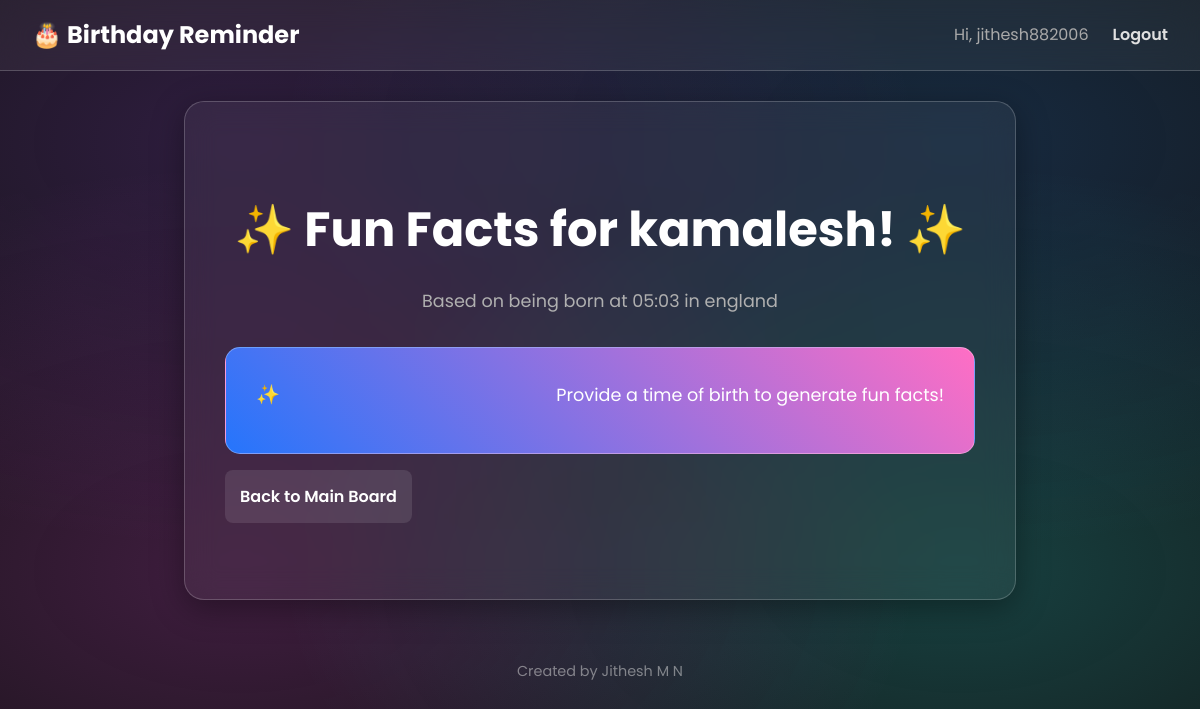
Screenshot of /fun-facts/3 (signed in) with the database file from the repository.
### app.py (models this page shows)
class User(UserMixin, db.Model):
    id = db.Column(db.Integer, primary_key=True)
    email = db.Column(db.String(100), unique=True, nullable=False)
    password = db.Column(db.String(200), nullable=False)
    birthdays = db.relationship('Birthday', backref='creator', lazy=True)

class Birthday(db.Model):
    id = db.Column(db.Integer, primary_key=True)
    name = db.Column(db.String(200), nullable=False)
    dob = db.Column(db.Date, nullable=False)
    tob = db.Column(db.String(50), nullable=True)
    pob = db.Column(db.String(200), nullable=True)
    notes = db.Column(db.Text, nullable=True)
    latitude = db.Column(db.Float, nullable=True)
    longitude = db.Column(db.Float, nullable=True)
    user_id = db.Column(db.Integer, db.ForeignKey('user.id'), nullable=False)

### app.py (the view)
@app.route('/fun-facts/<int:id>')
@login_required
def fun_facts(id):
    birthday = Birthday.query.get_or_404(id)
    if birthday.creator != current_user and current_user.email != ADMIN_EMAIL:
        flash("You can only view fun facts for birthdays you have added.", "error")
        return redirect(url_for('index'))
    facts = generate_gemini_fun_facts(birthday.dob, birthday.tob, birthday.pob)
    return render_template('fun_facts.html', birthday=birthday, fun_facts=facts)

### app.py (called while the page is built, shortened)
@login_manager.user_loader
def load_user(user_id):
    return db.session.get(User, int(user_id))

def generate_gemini_fun_facts(dob, tob, pob):
    if not model or not tob:
        return ["Provide a time of birth to generate fun facts!"]

### templates/fun_facts.html (shortened to what this page needs)
{% extends "base.html" %}
{% block content %}
<div class="auth-container" style="max-width: 750px; text-align:left;">
    <header style="text-align:center;">
        <h1>✨ Fun Facts for {{ birthday.name }}! ✨</h1>
        <p>Based on being born at {{ birthday.tob }} in {{ birthday.pob }}</p>
    </header>
    <section class="fun-facts-section">
        <ul>
            {% for fact in fun_facts %}
                <li>{{ fact }}</li>
            {% else %}
                <li>No fun facts could be generated. Make sure a time of birth was provided!</li>
            {% endfor %}
        </ul>
    </section>
    <a href="/" class="cancel-btn">Back to Main Board</a>
</div>
{% endblock %}

### templates/base.html (shortened to what this page needs)
<!DOCTYPE html>
<html lang="en">
<head>
    <link rel="stylesheet" href="{{ url_for('static', filename='style.css') }}">
</head>
<body>
    <nav class="navbar">
        <a href="{{ url_for('index') }}" class="nav-brand">🎂 Birthday Reminder</a>
        <div class="nav-links">
            {% if current_user.is_authenticated %}
                <span class="nav-user">Hi, {{ current_user.email.split('@')[0] }}</span>
                <a href="{{ url_for('logout') }}">Logout</a>
            {% else %}
                <a href="{{ url_for('login') }}">Login</a>
                <a href="{{ url_for('register') }}">Register</a>
            {% endif %}
        </div>
    </nav>
    <div class="container">
        {% block content %}{% endblock %}
    </div>
    <footer>
        <p>Created by Jithesh M N</p>
    </footer>
</body>
</html>

### static/style.css (style rules this page uses)
:root { --primary-color: #6a11cb; --secondary-color: #2575fc; --text-color: #e0e0e0; --bg-color: #121212; --container-bg: rgba(255, 255, 255, 0.05); --border-color: rgba(255, 255, 255, 0.2); --success-bg: rgba(46, 204, 113, 0.1); --success-color: #2ecc71; --error-bg: rgba(231, 76, 60, 0.1); --error-color: #e74c3c; }
body { font-family: 'Poppins', sans-serif; color: var(--text-color); background-color: var(--bg-color); background-image: radial-gradient(at 20% 20%, hsla(271, 91%, 63%, 0.2) 0px, transparent 50%), radial-gradient(at 80% 20%, hsla(212, 96%, 58%, 0.2) 0px, transparent 50%), radial-gradient(at 20% 80%, hsla(300, 91%, 63%, 0.2) 0px, transparent 50%), radial-gradient(at 80% 80%, hsla(180, 96%, 58%, 0.2) 0px, transparent 50%); margin: 0; padding: 0; line-height: 1.6; }
.container { max-width: 750px; margin: 30px auto; background: var(--container-bg); border-radius: 20px; padding: 40px; border: 1px solid var(--border-color); backdrop-filter: blur(15px); box-shadow: 0 8px 32px 0 rgba(0, 0, 0, 0.37); }
header { text-align: center; margin-bottom: 30px; }
header h1 { font-size: 3rem; font-weight: 700; color: #fff; margin: 0; }
header p { color: #b0b0b0; font-size: 1.1rem; }
form button, .cancel-btn { padding: 15px; border: none; border-radius: 8px; font-size: 1rem; font-weight: 600; cursor: pointer; transition: all 0.3s ease; margin-top: 10px; }
.cancel-btn { background: rgba(255,255,255,0.1); color: white; text-align: center; text-decoration: none; }
ul { list-style: none; padding: 0; }
li { display: flex; justify-content: space-between; align-items: center; padding: 15px; background: var(--container-bg); border: 1px solid var(--border-color); border-radius: 10px; margin-bottom: 10px; }
.navbar { display: flex; justify-content: space-between; align-items: center; padding: 1rem 2rem; background: var(--container-bg); border-bottom: 1px solid var(--border-color); backdrop-filter: blur(15px); }
.nav-brand { font-weight: 700; font-size: 1.5rem; color: #fff; text-decoration: none; }
.nav-links { display: flex; align-items: center; gap: 1.5rem; }
.nav-links a { color: var(--text-color); text-decoration: none; font-weight: 600; transition: color 0.2s; }
.nav-user { color: #aaa; }
.auth-container { max-width: 450px; margin: 50px auto; }
.auth-container header { margin-bottom: 2rem; }
.fun-facts-section { background: linear-gradient(45deg, var(--secondary-color), #ff6ec4); color: white; border-radius: 15px; padding: 25px 30px; margin-top: 30px; margin-bottom: 30px; border: 1px solid rgba(255, 255, 255, 0.3); }
.fun-facts-section ul { list-style: none; padding: 0; margin: 0; }
.fun-facts-section li { background: none; border: none; padding: 8px 0; font-size: 1.1rem; display: flex; align-items: flex-start; }
.fun-facts-section li::before { content: '✨'; margin-right: 12px; font-size: 1.2rem; line-height: 1.5; }
footer { text-align: center; padding: 30px 20px; color: var(--text-color); opacity: 0.5; font-size: 0.9rem; }
footer p { margin: 0; }

### rows the page displays
User: email "jithesh882006"
Birthday: name "kamalesh", tob "05:03", pob "england"

### other values shown
{{ fact }} "Provide a time of birth to generate fun facts!"
